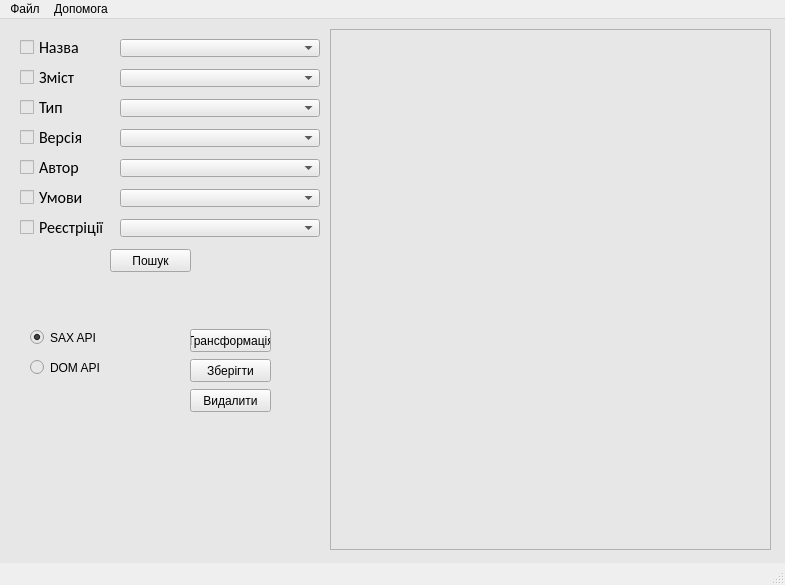
<?xml version="1.0" encoding="UTF-8"?>
<ui version="4.0">
 <class>MainWindow</class>
 <widget class="QMainWindow" name="MainWindow">
  <property name="enabled">
   <bool>true</bool>
  </property>
  <property name="geometry">
   <rect>
    <x>0</x>
    <y>0</y>
    <width>785</width>
    <height>585</height>
   </rect>
  </property>
  <property name="sizePolicy">
   <sizepolicy hsizetype="Fixed" vsizetype="Fixed">
    <horstretch>1</horstretch>
    <verstretch>1</verstretch>
   </sizepolicy>
  </property>
  <property name="minimumSize">
   <size>
    <width>785</width>
    <height>585</height>
   </size>
  </property>
  <property name="maximumSize">
   <size>
    <width>785</width>
    <height>585</height>
   </size>
  </property>
  <property name="windowTitle">
   <string>XML</string>
  </property>
  <widget class="QWidget" name="centralwidget">
   <property name="sizePolicy">
    <sizepolicy hsizetype="Expanding" vsizetype="Expanding">
     <horstretch>0</horstretch>
     <verstretch>0</verstretch>
    </sizepolicy>
   </property>
   <property name="styleSheet">
    <string notr="true">background-color: rgb(231, 231, 231);</string>
   </property>
   <widget class="QCheckBox" name="checkBox_6">
    <property name="geometry">
     <rect>
      <x>20</x>
      <y>170</y>
      <width>70</width>
      <height>17</height>
     </rect>
    </property>
    <property name="font">
     <font>
      <family>Calibri</family>
      <pointsize>12</pointsize>
      <weight>50</weight>
      <bold>false</bold>
     </font>
    </property>
    <property name="text">
     <string>Умови</string>
    </property>
   </widget>
   <widget class="QComboBox" name="comboBox_5">
    <property name="geometry">
     <rect>
      <x>120</x>
      <y>20</y>
      <width>200</width>
      <height>18</height>
     </rect>
    </property>
    <property name="maximumSize">
     <size>
      <width>200</width>
      <height>40</height>
     </size>
    </property>
   </widget>
   <widget class="QCheckBox" name="checkBox_4">
    <property name="geometry">
     <rect>
      <x>20</x>
      <y>110</y>
      <width>70</width>
      <height>17</height>
     </rect>
    </property>
    <property name="font">
     <font>
      <family>Calibri</family>
      <pointsize>12</pointsize>
      <weight>50</weight>
      <bold>false</bold>
     </font>
    </property>
    <property name="text">
     <string>Версія</string>
    </property>
   </widget>
   <widget class="QCheckBox" name="checkBox_5">
    <property name="geometry">
     <rect>
      <x>20</x>
      <y>140</y>
      <width>70</width>
      <height>17</height>
     </rect>
    </property>
    <property name="font">
     <font>
      <family>Calibri</family>
      <pointsize>12</pointsize>
      <weight>50</weight>
      <bold>false</bold>
     </font>
    </property>
    <property name="text">
     <string>Автор</string>
    </property>
   </widget>
   <widget class="QCheckBox" name="checkBox_7">
    <property name="geometry">
     <rect>
      <x>20</x>
      <y>200</y>
      <width>91</width>
      <height>17</height>
     </rect>
    </property>
    <property name="font">
     <font>
      <family>Calibri</family>
      <pointsize>12</pointsize>
      <weight>50</weight>
      <bold>false</bold>
     </font>
    </property>
    <property name="text">
     <string>Реєстріції</string>
    </property>
   </widget>
   <widget class="QCheckBox" name="checkBox_1">
    <property name="geometry">
     <rect>
      <x>20</x>
      <y>20</y>
      <width>70</width>
      <height>17</height>
     </rect>
    </property>
    <property name="font">
     <font>
      <family>Calibri</family>
      <pointsize>12</pointsize>
      <weight>50</weight>
      <bold>false</bold>
     </font>
    </property>
    <property name="text">
     <string>Назва</string>
    </property>
   </widget>
   <widget class="QCheckBox" name="checkBox_3">
    <property name="geometry">
     <rect>
      <x>20</x>
      <y>80</y>
      <width>70</width>
      <height>17</height>
     </rect>
    </property>
    <property name="font">
     <font>
      <family>Calibri</family>
      <pointsize>12</pointsize>
      <weight>50</weight>
      <bold>false</bold>
     </font>
    </property>
    <property name="text">
     <string>Тип</string>
    </property>
   </widget>
   <widget class="QComboBox" name="comboBox_6">
    <property name="geometry">
     <rect>
      <x>120</x>
      <y>50</y>
      <width>200</width>
      <height>18</height>
     </rect>
    </property>
    <property name="maximumSize">
     <size>
      <width>200</width>
      <height>40</height>
     </size>
    </property>
   </widget>
   <widget class="QComboBox" name="comboBox_8">
    <property name="geometry">
     <rect>
      <x>120</x>
      <y>80</y>
      <width>200</width>
      <height>18</height>
     </rect>
    </property>
    <property name="maximumSize">
     <size>
      <width>200</width>
      <height>40</height>
     </size>
    </property>
   </widget>
   <widget class="QCheckBox" name="checkBox_8">
    <property name="geometry">
     <rect>
      <x>20</x>
      <y>50</y>
      <width>70</width>
      <height>17</height>
     </rect>
    </property>
    <property name="font">
     <font>
      <family>Calibri</family>
      <pointsize>12</pointsize>
      <weight>50</weight>
      <bold>false</bold>
     </font>
    </property>
    <property name="text">
     <string>Зміст</string>
    </property>
   </widget>
   <widget class="QComboBox" name="comboBox_9">
    <property name="geometry">
     <rect>
      <x>120</x>
      <y>110</y>
      <width>200</width>
      <height>18</height>
     </rect>
    </property>
    <property name="maximumSize">
     <size>
      <width>200</width>
      <height>40</height>
     </size>
    </property>
   </widget>
   <widget class="QComboBox" name="comboBox_10">
    <property name="geometry">
     <rect>
      <x>120</x>
      <y>140</y>
      <width>200</width>
      <height>18</height>
     </rect>
    </property>
    <property name="maximumSize">
     <size>
      <width>200</width>
      <height>40</height>
     </size>
    </property>
   </widget>
   <widget class="QComboBox" name="comboBox_11">
    <property name="geometry">
     <rect>
      <x>120</x>
      <y>170</y>
      <width>200</width>
      <height>18</height>
     </rect>
    </property>
    <property name="maximumSize">
     <size>
      <width>200</width>
      <height>40</height>
     </size>
    </property>
   </widget>
   <widget class="QComboBox" name="comboBox_12">
    <property name="geometry">
     <rect>
      <x>120</x>
      <y>200</y>
      <width>200</width>
      <height>18</height>
     </rect>
    </property>
    <property name="maximumSize">
     <size>
      <width>200</width>
      <height>40</height>
     </size>
    </property>
   </widget>
   <widget class="QPushButton" name="pushButton">
    <property name="geometry">
     <rect>
      <x>190</x>
      <y>370</y>
      <width>81</width>
      <height>23</height>
     </rect>
    </property>
    <property name="text">
     <string>Видалити</string>
    </property>
   </widget>
   <widget class="QPushButton" name="pushButton_2">
    <property name="geometry">
     <rect>
      <x>110</x>
      <y>230</y>
      <width>81</width>
      <height>23</height>
     </rect>
    </property>
    <property name="toolTip">
     <string>&lt;html&gt;&lt;head/&gt;&lt;body&gt;&lt;p&gt;Пошук за параметрами.&lt;/p&gt;&lt;/body&gt;&lt;/html&gt;</string>
    </property>
    <property name="text">
     <string>Пошук</string>
    </property>
   </widget>
   <widget class="QPushButton" name="pushButton_3">
    <property name="geometry">
     <rect>
      <x>190</x>
      <y>340</y>
      <width>81</width>
      <height>23</height>
     </rect>
    </property>
    <property name="text">
     <string>Зберігти</string>
    </property>
   </widget>
   <widget class="QRadioButton" name="radioButton">
    <property name="geometry">
     <rect>
      <x>30</x>
      <y>310</y>
      <width>82</width>
      <height>17</height>
     </rect>
    </property>
    <property name="text">
     <string>SAX API</string>
    </property>
    <property name="checked">
     <bool>true</bool>
    </property>
   </widget>
   <widget class="QRadioButton" name="radioButton_2">
    <property name="geometry">
     <rect>
      <x>30</x>
      <y>340</y>
      <width>82</width>
      <height>17</height>
     </rect>
    </property>
    <property name="text">
     <string>DOM API</string>
    </property>
   </widget>
   <widget class="QTextBrowser" name="textBrowser">
    <property name="geometry">
     <rect>
      <x>330</x>
      <y>10</y>
      <width>441</width>
      <height>521</height>
     </rect>
    </property>
   </widget>
   <widget class="QPushButton" name="pushButton_4">
    <property name="geometry">
     <rect>
      <x>190</x>
      <y>310</y>
      <width>81</width>
      <height>23</height>
     </rect>
    </property>
    <property name="toolTip">
     <string>&lt;html&gt;&lt;head/&gt;&lt;body&gt;&lt;p&gt;Трансформує XML в HTML.&lt;/p&gt;&lt;/body&gt;&lt;/html&gt;</string>
    </property>
    <property name="styleSheet">
     <string notr="true"/>
    </property>
    <property name="text">
     <string>Трансформація</string>
    </property>
   </widget>
  </widget>
  <widget class="QMenuBar" name="menubar">
   <property name="geometry">
    <rect>
     <x>0</x>
     <y>0</y>
     <width>785</width>
     <height>21</height>
    </rect>
   </property>
   <widget class="QMenu" name="menu_0">
    <property name="title">
     <string>Файл</string>
    </property>
    <addaction name="actionOpen"/>
    <addaction name="actionExit"/>
   </widget>
   <widget class="QMenu" name="menu_1">
    <property name="title">
     <string>Допомога</string>
    </property>
    <addaction name="actionAbout"/>
   </widget>
   <addaction name="menu_0"/>
   <addaction name="menu_1"/>
  </widget>
  <widget class="QStatusBar" name="statusbar"/>
  <action name="actionOpen">
   <property name="text">
    <string>Відкрити</string>
   </property>
  </action>
  <action name="action_2">
   <property name="text">
    <string>Зберігти</string>
   </property>
  </action>
  <action name="action_3">
   <property name="text">
    <string>Зберігти як</string>
   </property>
  </action>
  <action name="actionExit">
   <property name="text">
    <string>Вийти</string>
   </property>
  </action>
  <action name="actionAbout">
   <property name="text">
    <string>Про додаток</string>
   </property>
  </action>
 </widget>
 <resources/>
 <connections/>
</ui>
